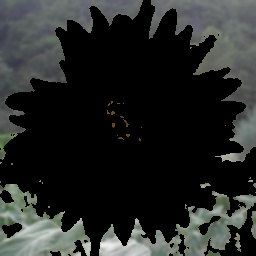
#> input picture scratch/direct_seg.jpg, 256 x 256 px; its folder holds only this picture in this run
$ python -i preprocess.py   (imports and definitions only)
#> lines starting #> are read from the running program, lines starting #| are printed output that depends on the picture; after the words box and inside, x2 and y2 are one past the last pixel; in counts of white or black regions, pixels touching at a corner belong together
#> further down, picture is the input picture: shape (256, 256, 3); mean B, G, R 38.5, 40, 37.8
import cv2
import os
import glob
import numpy as np
from typing import Tuple

def extract_flower_mask(img: np.ndarray) -> np.ndarray:
    """
    Tạo mặt nạ nhị phân loại bỏ màu xanh lá cây (lá, cỏ) để giữ lại vùng hoa.
    """
    hsv = cv2.cvtColor(img, cv2.COLOR_BGR2HSV)
#> hsv: shape (256, 256, 3); mean H, S, V 33.4, 36.1, 40.7
    # Xác định dải màu xanh lá cây trong không gian HSV của OpenCV
    lower_green = np.array([35, 40, 40])
    upper_green = np.array([85, 255, 255])

    green_mask = cv2.inRange(hsv, lower_green, upper_green)
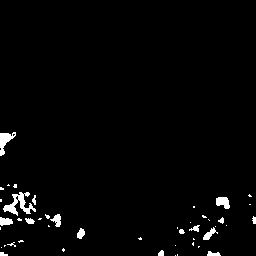
#> green_mask: shape (256, 256); 2.1% white; 46 white regions (30 under 20 px), largest, box (x1, y1, x2, y2) and area: (3, 192, 36, 216) 309, (0, 132, 16, 156) 177, (216, 197, 230, 209) 123
    # Đảo ngược mặt nạ để lấy vùng không phải xanh lá cây
    flower_mask = cv2.bitwise_not(green_mask)
    return flower_mask

# [47 lines left out: functions preprocess_single_image, preprocess, not called in this run]

# [4 lines not run here, left out]

>>> import cv2
>>> picture = cv2.imread('scratch/direct_seg.jpg')
>>> result = extract_flower_mask(picture)
